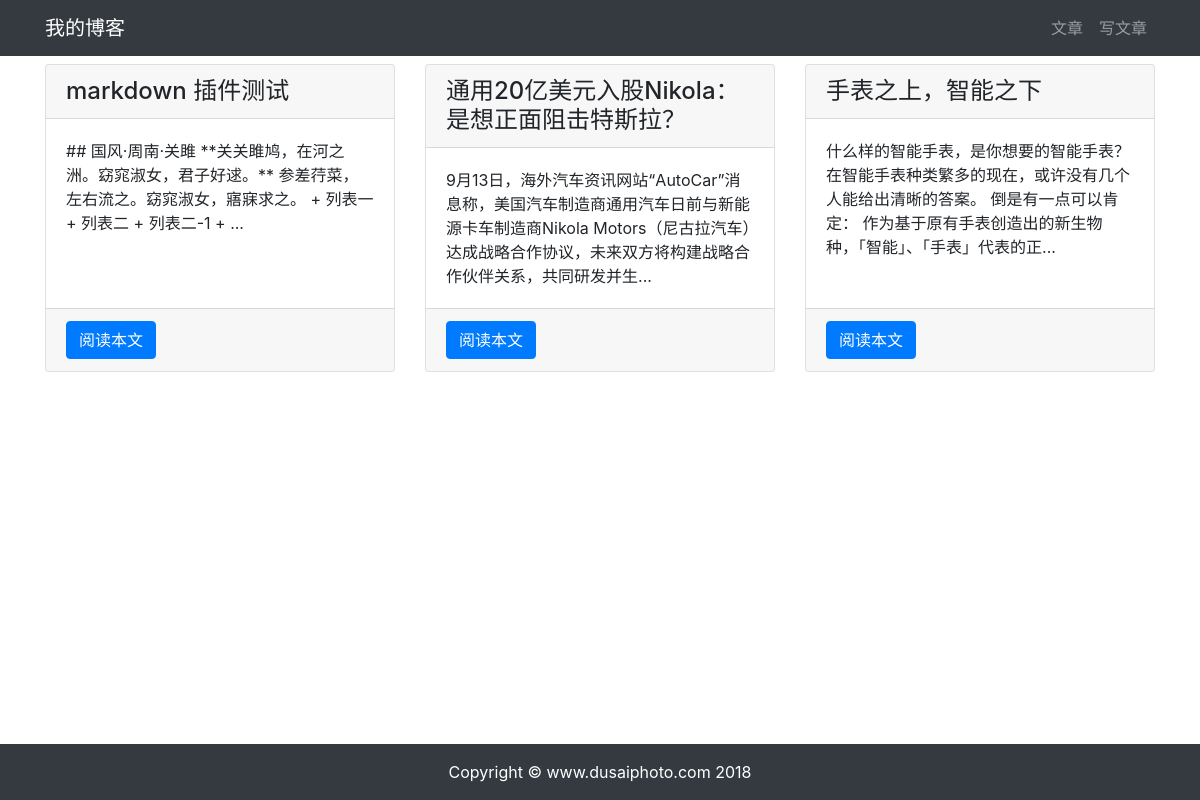
/article/article-list, run on an earlier commit of the app's database.
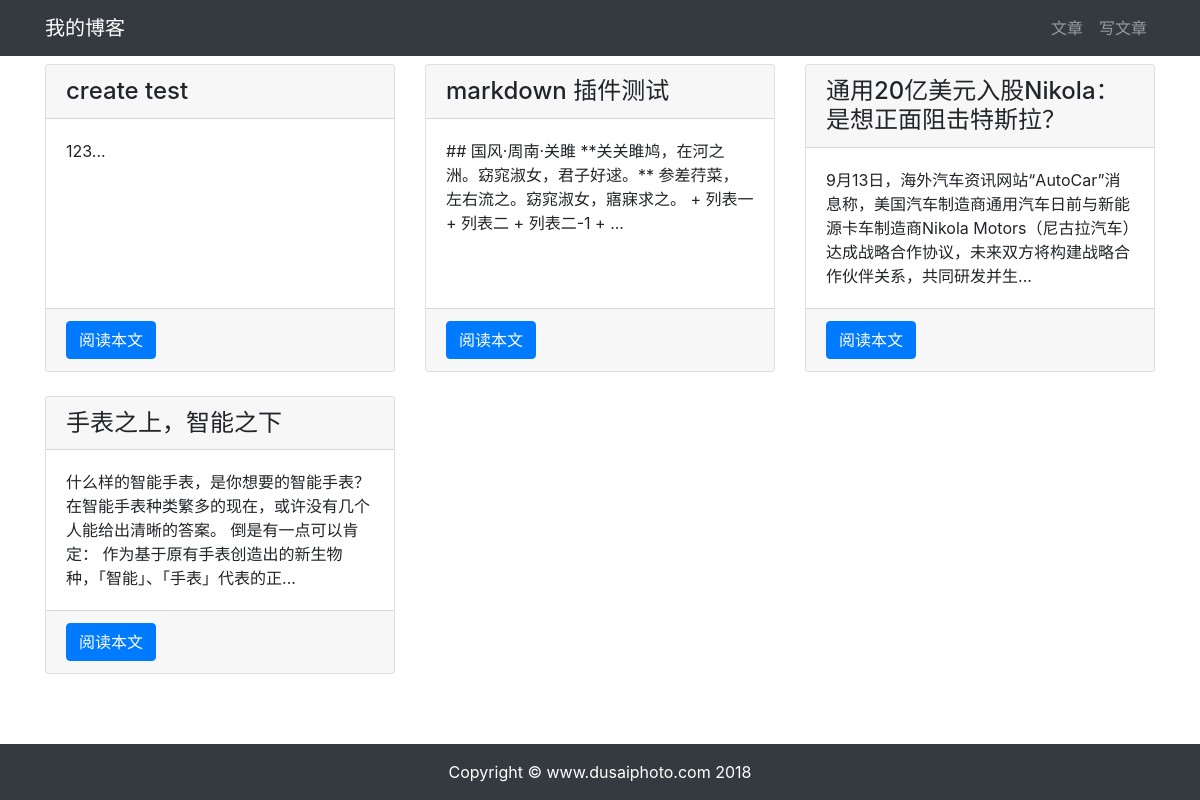
And on a later commit of the database.
### article/models.py (models this page shows, shortened)
class ArticlePost(models.Model):
    author = models.ForeignKey(User, on_delete=models.CASCADE)
    title = models.CharField(max_length=100)
    body = models.TextField()
    created = models.DateTimeField(default=timezone.now)
    updated = models.DateTimeField(auto_now=True)
    class Meta:
        ordering = ('-created',)

### article/views.py (the view)
# urls.py: path("article-list", views.article_list, name="article_list"),
def article_list(request):
    articles = ArticlePost.objects.all()
    context = {"articles": articles}
    return render(request, 'article/list.html', context)

### templates/article/list.html (shortened to what this page needs)
{% extends "base.html" %}
{% load static %}
{% block content %}
<div class="container">
    <div class="row mt-2">
        {% for article in articles %}
        <div class="col-4 mb-4">
            <div class="card h-100">
                <h4 class="card-header">{{ article.title }}</h4>
                <div class="card-body">
                    <p class="card-text">{{ article.body|slice:'100' }}...</p>
                </div>
                <div class="card-footer">
                    <a href="{% url 'article:article_detail' article.id %}" class="btn btn-primary">阅读本文</a>
                </div>
            </div>
        </div>
        {% endfor %}
    </div>
</div>
{% endblock content %}

### templates/base.html (shortened to what this page needs)
{% load static %}
<!DOCTYPE html>
<html lang="zh-cn">
<head>
    <link rel="stylesheet" href="{% static 'bootstrap/css/bootstrap.min.css' %}">
</head>
<body>
    {% include "header.html" %}
    {% block content %} {% endblock content %}
    {% include "footer.html" %}
    <link rel="stylesheet" href="{% static 'md_css/monokai.css' %}">
</body>
</html>

### templates/header.html
<nav class="navbar navbar-expand-lg navbar-dark bg-dark">
  <div class="container">
    <a class="navbar-brand" href="#">我的博客</a>
    <div>
      <ul class="navbar-nav">
        <li class="nav-item">
            <a class="nav-link" href="{% url 'article:article_list' %}">文章</a>
        </li>
        <li>
            <a class="nav-link" href="{% url 'article:article_create' %}">写文章</a>
        </li>
      </ul>
    </div>
  </div>
</nav></title>
</head>
<body>
</body>
</html>

### templates/footer.html
{% load static %}
<div>
    <br><br><br>
</div>
<footer class="py-3 bg-dark fixed-bottom">
    <div class="container">
        <p class="m-0 text-center text-white">Copyright &copy; www.dusaiphoto.com 2018</p>
    </div>
</footer>

What changed in the data, as far as the page shows it:
added ArticlePost: title "create test", body "123"
